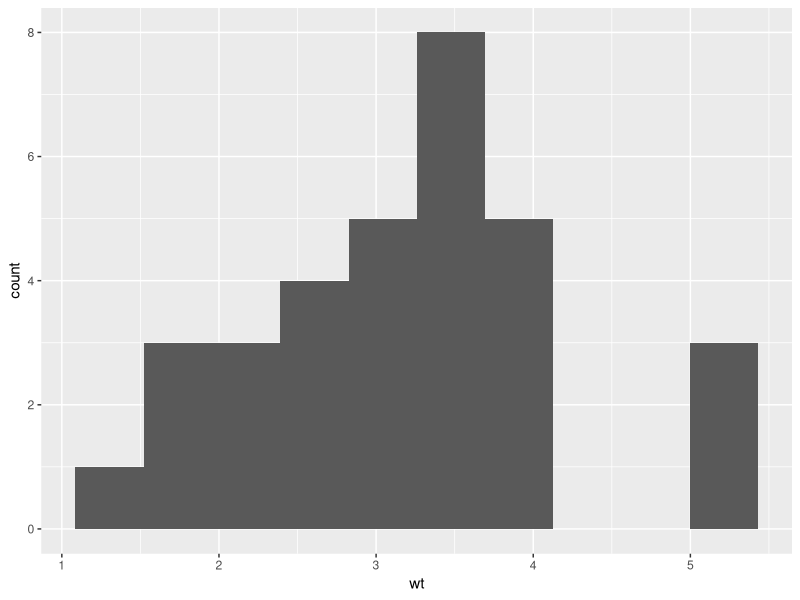

Here is the R script that generated this plot:
library(ggplot2)
library(grDevices)
library(rprojroot)

data(mtcars)
temp <- file.path(dirname(thisfile()), 'gen.plot.png')
png(file=temp, width=512, height=512)
plot(ggplot(mtcars) + aes_string(x='wt') + geom_histogram(bins=10))
dev.off()
temp
